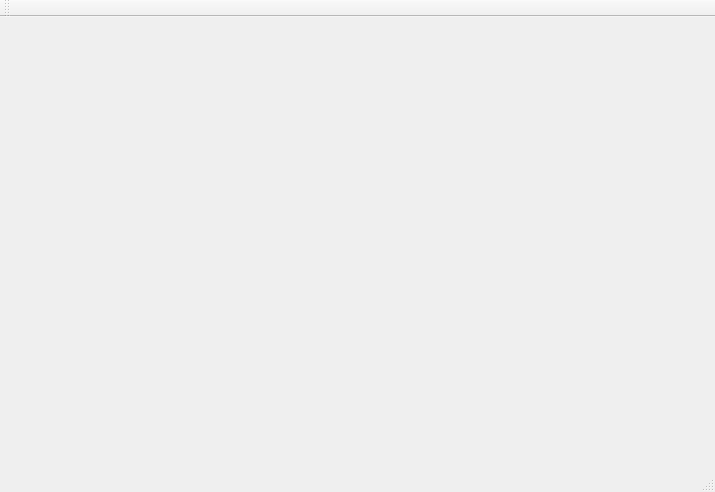
<?xml version="1.0" encoding="UTF-8"?>
<ui version="4.0">
 <class>MainWindow</class>
 <widget class="QMainWindow" name="MainWindow">
  <property name="geometry">
   <rect>
    <x>0</x>
    <y>0</y>
    <width>715</width>
    <height>492</height>
   </rect>
  </property>
  <property name="windowTitle">
   <string>MainWindow</string>
  </property>
  <widget class="QWidget" name="centralWidget"/>
  <widget class="QMenuBar" name="menuBar">
   <property name="geometry">
    <rect>
     <x>0</x>
     <y>0</y>
     <width>715</width>
     <height>22</height>
    </rect>
   </property>
  </widget>
  <widget class="QToolBar" name="mainToolBar">
   <attribute name="toolBarArea">
    <enum>TopToolBarArea</enum>
   </attribute>
   <attribute name="toolBarBreak">
    <bool>false</bool>
   </attribute>
  </widget>
  <widget class="QStatusBar" name="statusBar"/>
 </widget>
 <layoutdefault spacing="6" margin="11"/>
 <resources/>
 <connections/>
</ui>
